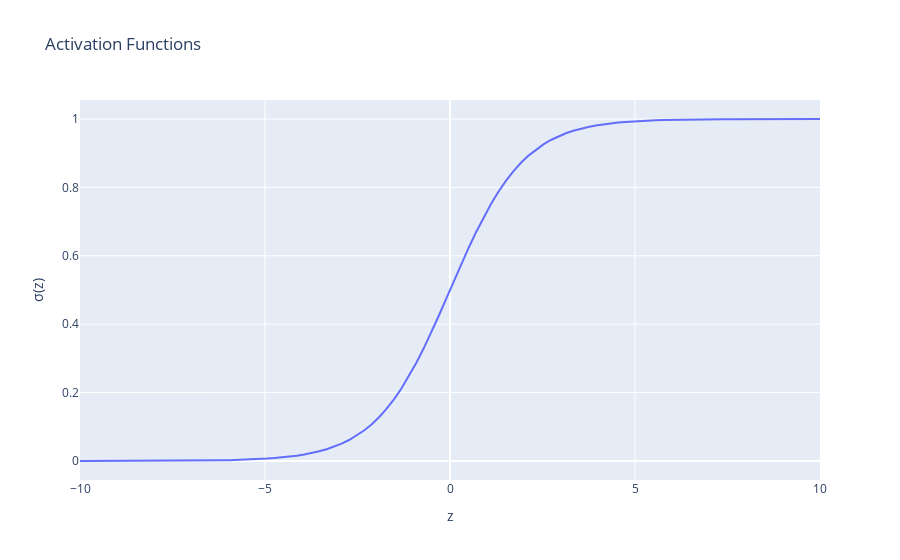

This figure's notebook cell:
### Markdown cell above
## Activation Functions
Activation functions (e.g., sigmoid, ReLU) introduce non-linearity. The sigmoid used here maps outputs to [0, 1], ideal for binary classification:

$$ \sigma(z) = \frac{1}{1 + e^{-z}} $$

<div align="center">
  <img src="https://media.giphy.com/media/3o7TKUM3IgJBX2as9O/giphy.gif" width="400" alt="Sigmoid Animation">
</div>

### Code cell
# Interactive Plot to Visualize Activation Functions (Add this code cell)
import plotly.graph_objects as go
import numpy as np

z = np.linspace(-10, 10, 100)
sigmoid = 1 / (1 + np.exp(-z))

fig = go.Figure()
fig.add_trace(go.Scatter(x=z, y=sigmoid, name='Sigmoid'))
fig.update_layout(title='Activation Functions', xaxis_title='z', yaxis_title='σ(z)')
fig.show()
